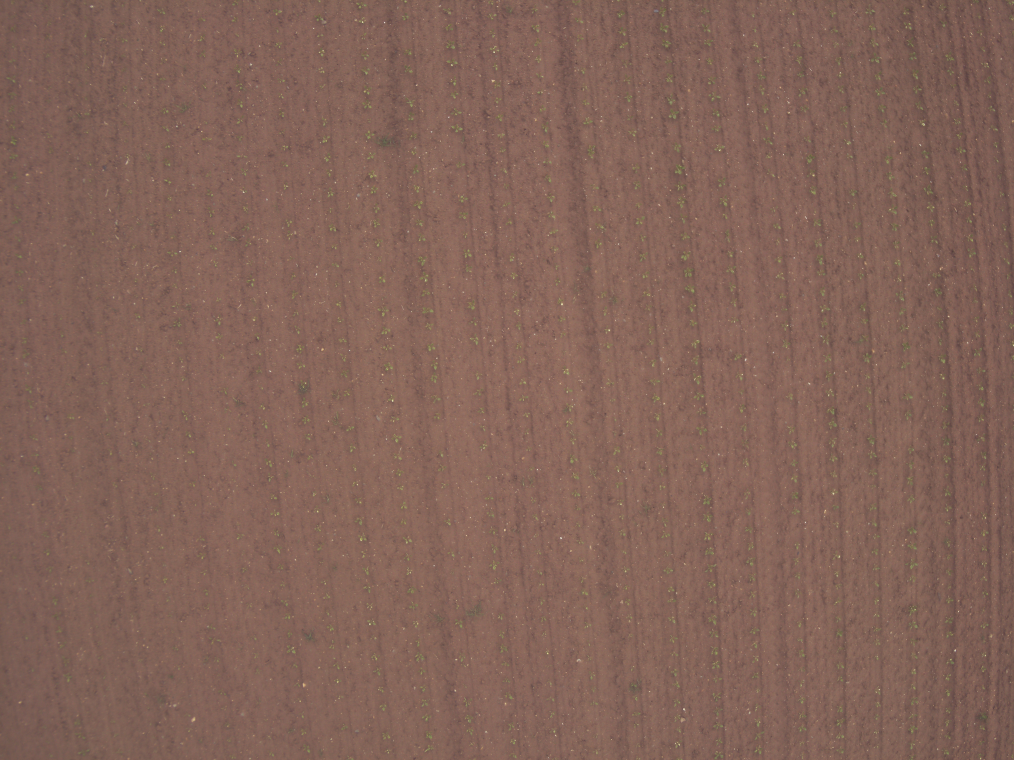
#> input picture images_background/background_1/background1.jpg, 4056 x 3040 px, found by its file name (shown at 1/4 size)
$ jupyter execute --allow-errors poisson_image_editing.ipynb   (shell and % lines are left out)
#> lines starting #> are read from the running program, lines starting #| are printed output that depends on the picture
# Poisson Image Editing

In this notebook, the [poisson image editing](https://www.cs.virginia.edu/~connelly/class/2014/comp_photo/proj2/poisson.pdf) paper is implemented and studied. Possion image editting is ...

Our goal is to extract the Statue of Liberty from this image (the source image):

And merge it to the target image:

The `./figs/mask1.jpg` is used to extract the Statue of Liberty part out from `./figs/source1.jpg`. This mask is a black and white image. When we apply it to `source1.jpg`, we'll filter out everything except for the Statue of Liberty and a little bit surrounding area. I will discuss how to generate this mask later. If we merge the extracted part directly to our target image, then we'll get:

We can see apparently the statue is from another image. Note even if the mask is perfect, the result still won't be ideal, the boundary of the two images can be easily identified. Poisson image editing can be used to seamlessly blend these two images.

When we directly merge the two image, we set the pixels in the merging region of the target image to be those of the source image. The pixel values accross the boundary will have sharp changes. One way is to set a transition region and make the pixel values change smoothly from one image to the other. In this way, the boundary will become less visible, but the colors and lighting will still be unnatural since we didn't make any changes outside this transition region around the boundary.

Instead of copy-and-past, we interpolate the copied region by solving the Poisson equation. More specifically, Eq. (10) in [Pérez 2003] is used here for seamless cloning. Let $\mathbf{f}$ be the pixel values in the region to paste (which is what we're trying to solve), let $\mathbf{g}$ be the corresponding region in the source image. Instead of letting $\mathbf{f}=\mathbf{g}$, we let $\nabla \mathbf{f} = \nabla \mathbf{g}$, and let the pixel values on the boundary to be the same as those from the target image. In this way, the pixel values $\mathbf{f}$'s distribution is "guided" by the source image, and gradually blends to the target image on the boundary. More rigorous derivations can be found in [Pérez 2003], the main idea is to let the pixel values be the same on the boundary, and find a distribution that resembles the source image and changes to the target image smoothly.

The only technical difficulty is to implement the Laplacian operator. [This](https://en.wikipedia.org/wiki/Discrete_Poisson_equation) is a good reference. We first build the matrix $\mathbf{D}$, then build matrix $\mathbf{A}$ by setting $\mathbf{D}$ as block diagonal element, and set the $\mathbf{I}$'s:

[cell 1]
import scipy.sparse
from scipy.sparse.linalg import spsolve
from PIL import Image
from random import randint
import numpy as np
import numpy.linalg as npl
def laplacian_matrix(n, m):
    mat_D = scipy.sparse.lil_matrix((m, m))
    mat_D.setdiag(-1, -1)
    mat_D.setdiag(4)
    mat_D.setdiag(-1, 1)

    mat_A = scipy.sparse.block_diag([mat_D] * n).tolil()

    mat_A.setdiag(-1, 1*m)
    mat_A.setdiag(-1, -1*m)

    return mat_A

laplacian_matrix(3, 3).todense()

Now our equation becomes:
$\mathbf{Af} = \mathbf{Ag}$, inside the region;
$\mathbf{f} = \mathbf{t}$, outside the region.

where $\mathbf{g}$ is the pixel value of the source image, $\mathbf{t}$ is the pixel value of the target image.

Now we are ready to implement our Poisson editting algorithm. First, we load the images and the masks:

[cell 2]
source_path='generated_images/croped_mixed/'
target_path='images_background/'
mask_path='generated_masks/croped_mixed'
mask='mask/'
img_path='images_background/'
masking_insapath= 'Masking_insa/output/mask/'

[cell 3]
from os import path
import cv2
import numpy as np
import matplotlib.pyplot as plt

# [5 lines of commented-out code are left out]


source = cv2.imread(path.join(source_path,'generated1.jpg'))
target = cv2.imread(path.join(target_path,'background1.jpg'))
#> target is the input picture: shape (3040, 4056, 3); mean B, G, R 88.1, 99.5, 131.4
target=target[0:72,0:74]
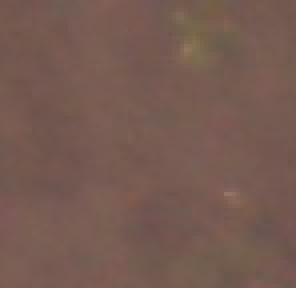
#> target: shape (72, 74, 3) (shown 4 times larger); mean B, G, R 81.7, 91, 118.2
mask = cv2.imread(path.join(mask_path,'mask1.png'), cv2.IMREAD_GRAYSCALE)
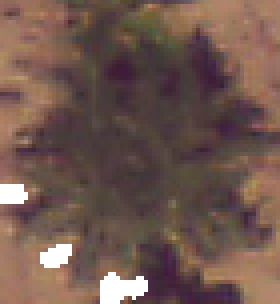
#> input picture mask/mask_0/mask1.png, 70 x 76 px, found by its file name (shown 4 times larger)
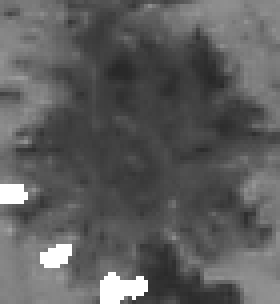
#> mask: shape (76, 70) (shown 4 times larger); min 40, max 255, mean 93.4
offset = (0, 0)

#> (the rest of this cell did not finish here and is left out)

[cell 4]
# [25 lines left out: functions GradientHor, GradientVer, DivHor, DivVer, Gradient, not called in this run]
def Div(y):
    x=DivHor(y[0])+DivVer(y[1])
    return x

# [5 lines left out: function Proj, not called in this run]

def GradientFonc(x,y):
    res = Div(np.array(Gradient(x))-np.array(y))
    return res


# [36 lines left out: functions FISTAPoissonEditing, _mixing_gradient, not called in this run]

[cell 5]
def poisson_generation(mask_path,img_path,N):
    #mask_path='mask/'
    #img_path='images_background/'

    for i in range(0,N):
        b_rand=randint(0,3)#randomiser l'image de fond

        nb_chardon=randint(10,25)#nombre de chardons
        #nb_gangs=randint(2,4)
        #print(b_rand)
        background = Image.open(img_path+'background%d.jpg' %(b_rand))
        #bg_w, bg_h = background.size
        #bg = Image.new('RGB', (4056, 3040))

        file = open("generated_finale/coordinates%d.txt" %(i),"a")
        file.truncate(0)
        for j in range(nb_chardon):
            a_rand=randint(1,39)#randomiser la source
            posx=randint(1,nb_chardon)
            posy=randint(1,nb_chardon)
            sourceim=Image.open(path.join(source_path,'generated%d.jpg'%(a_rand)))
            target=Image.open(path.join(img_path,'background%d.jpg'%(b_rand)))
            target=target.crop([posx*sourceim.size[0],posy*sourceim.size[1],(posx+1)*sourceim.size[0],
                          (posy+1)*sourceim.size[1]])

            target=np.array(target).astype(float)
            source=np.array(Image.open(path.join(source_path,'generated%d.jpg'%(a_rand)))).astype(float)
            mask2=np.array(Image.open(path.join(mask_path,'mask%d.png'%(a_rand)))).astype(float)/255


            x = np.copy(source)
            target0=target[:,:,0]
            source0=source[:,:,0]
            target1=target[:,:,1]
            source1=source[:,:,1]
            target2=target[:,:,2]
            source2=source[:,:,2]
            y0 = _mixing_gradient(target0, source0)
            y1 = _mixing_gradient(target1, source1)
            y2 = _mixing_gradient(target2, source2)

            im0,f0=FISTAPoissonEditing(target0,source0,mask2,step=0.1,alpha=4,Niter=1000,y=y0)
            im1,f1=FISTAPoissonEditing(target1,source1,mask2,step=0.1,alpha=4,Niter=1000,y=y1)
            im2,f2=FISTAPoissonEditing(target2,source2,mask2,step=0.1,alpha=4,Niter=1000,y=y2)

            x[:,:,0] = im0
            x[:,:,1] = im1
            x[:,:,2] = im2

            out_dir="generated_poisson/"
            # [6 lines of commented-out code are left out]
            im = Image.fromarray((x).astype(np.uint8))
            im.save(path.join(out_dir, "poisson%d.jpg"%(j)))
            foreground=Image.open(out_dir+'poisson%d.jpg' %(j))
            background.paste(im,(posx*sourceim.size[0],posy*sourceim.size[1]))


           # file.write(str(posx*source.size[0])+" "+str(posy*source.size[1])+" "+str((posx+1)*source.size[0])+" "
                  #        ++" "+str((posy+1)*source.size[1])+ "\n")
                      # +" " +str((posx+1)*source.shape[:-1][0])+"\n")
        #source = cv2.warpAffine(source, M, (x_range, y_range))
        background.save('generated_finale/generated%d.jpg' %(i))
        file.close()

#> (a cell that did not finish here is left out)

#> (a cell that did not finish here is left out)

Note the mask tells us what region to extract from the source image, when we insert to the target image, we may want to translate it, so we need an offset parameter. In here, I set the offset value directly, I'll talk about how to find the desired value later.

Now we translate the source image according to the offset:

[cell 8]
y_max, x_max = target.shape[:-1]
#> y_max = 72; x_max = 74
y_min, x_min = 0, 0
x_range = x_max - x_min
#> x_range = 74
y_range = y_max - y_min
#> y_range = 72

M = np.float32([[1, 0, offset[0]], [0, 1, offset[1]]])
#source = cv2.warpAffine(source, M, (x_range, y_range))

#> (the rest of this cell did not finish here and is left out)

Convert the mask's value to {0, 1} (it was {0, 255}):

[cell 9]
mask = mask[y_min:y_max, x_min:x_max]
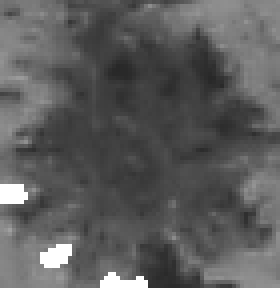
#> mask: shape (72, 70) (shown 4 times larger); min 40, max 255, mean 92
mask[mask != 0] = 1
#> mask: shape (72, 70); every value is 1

Now we need to generate the matrix $\mathbf{A}$. First, apply our function to get the Laplacian matrix:

[cell 10]
mat_A = laplacian_matrix(y_range, x_range)
laplacian = mat_A.tocsc()

We only want to apply the Laplacian operator inside the blending region, so for the outside part, we set it to identity. Note for each row in mat_A, if it takes the Laplacian, then the row will have a "4" on the diagonal and four "-1", so to set it to identity, we want to set the "4" to "1", and the rest to "0":

#> (a cell that did not finish here is left out)

Now

[cell 12]
mask_flat = mask.flatten()
#> mask_flat = 5040 values from 1 to 1
#> (the rest of this cell did not finish here and is left out)

[cell 13]
plt.imshow(target[:,:,::-1])
plt.show()

out_dir = 'figs'
cv2.imwrite(path.join(out_dir, "possion1.png"), target)
#> Out = True
